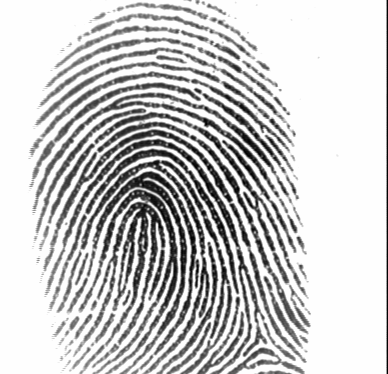
%> input picture lab_1/DB1_102_6.tif, 388 x 374 px
$ octave lab_1_hard.m   (GNU Octave 9; MATLAB toolbox functions it lacks are replaced by stand-ins)
%> lines starting %> are read from the running program, lines starting %| are printed output that depends on the picture; in (x1, y1, x2, y2) boxes, pixels count from 0 and x2, y2 are one past the last pixel; in counts of white or black regions, pixels touching at a corner belong together; the program's own positions count from 1
clear all

A = imread('DB1_102_6.tif');
%> A is the input picture: size 374x388 uint8; min 1, max 254, mean 201.3

filter = fspecial('average', 3);
A_filtered = imfilter(A,filter,'replicate');
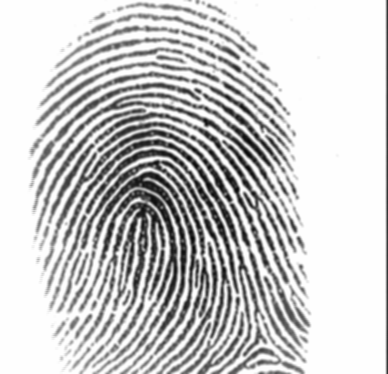
%> A_filtered: size 374x388 uint8; min 4, max 254, mean 201.3

level = graythresh(A);
%> level = 0.659
A_histeq = histeq(A_filtered);
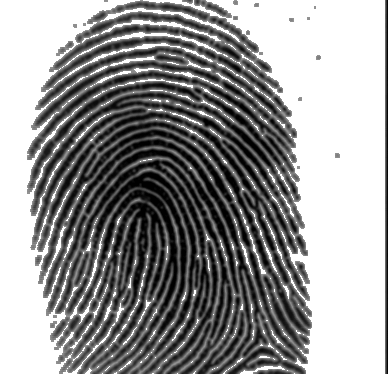
%> A_histeq: size 374x388 uint8; min 0, max 255, mean 148.2
binary = imbinarize(A_filtered,'adaptive','ForegroundPolarity','dark');
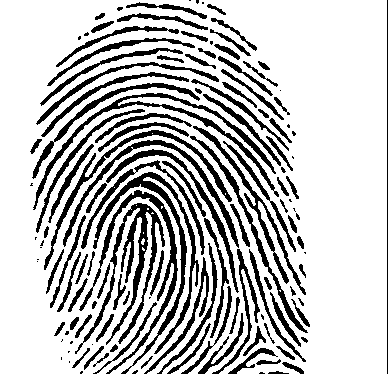
%> binary: size 374x388 logical; 75.9% white; 134 black regions (35 under 20 px), largest, box (x1, y1, x2, y2) and area: (75, 203, 165, 354) 2428, (93, 172, 199, 374) 2420, (33, 93, 279, 210) 2112
binary = imcomplement(binary);
binary_from_histeq = imbinarize(A_histeq, 'adaptive');
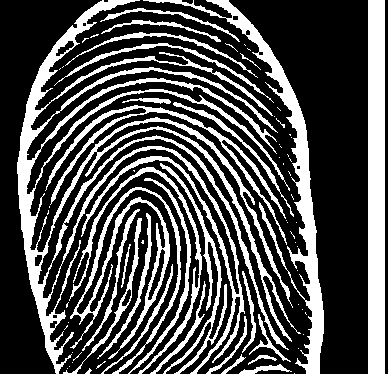
%> binary_from_histeq: size 374x388 logical; 30.7% white; 74 white regions (46 under 20 px), largest, box (x1, y1, x2, y2) and area: (17, 0, 301, 374) 16734, (368, 0, 385, 374) 6358, (143, 0, 324, 374) 5757

subplot(2,3,1);
imshow(A);
title("A")

subplot(2,3,2);
imshow(A_filtered);
title("filtered")

subplot(2,3,3);
imshow(A_histeq);
title("histeq")

subplot(2,3,4);
imshow(binary);
title("binary")

thined = bwmorph(binary, 'thin', Inf);
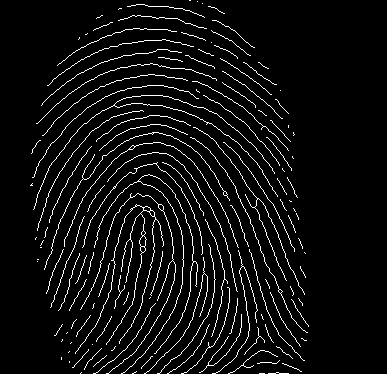
%> thined: size 374x388 logical; 5.8% white in thin lines or dots
thined = bwmorph(thined, 'spur');
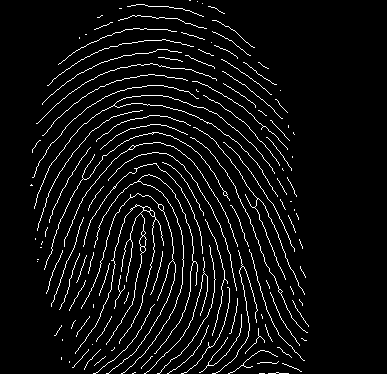
%> thined: size 374x388 logical; 5.8% white in thin lines or dots
thined = bwmorph(thined, 'clean');
%> thined: size 374x388 logical; 5.7% white in thin lines or dots

thined_from_histeq = bwmorph(binary_from_histeq, 'thin', Inf);
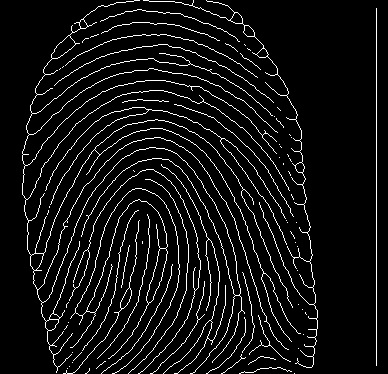
%> thined_from_histeq: size 374x388 logical; 6.6% white in thin lines or dots
thined_from_histeq = bwmorph(binary_from_histeq, 'clean');
thined_from_histeq = bwmorph(binary_from_histeq, 'spur');
%> thined_from_histeq: size 374x388 logical; 30.7% white; 70 white regions (42 under 20 px), largest, box (x1, y1, x2, y2) and area: (17, 0, 301, 374) 16729, (368, 0, 385, 374) 6358, (143, 0, 324, 374) 5754

subplot(2,3,5);
imshow(thined);
title("thined")

subplot(2,3,6);
imshow(thined_from_histeq);
title("thinned from histeq")

$ run again, with lab_1/DB1_102_2.tif copied over lab_1/DB1_102_6.tif
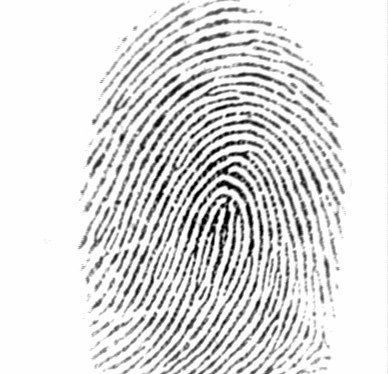
%> input picture lab_1/DB1_102_2.tif, 388 x 374 px
%> A is the input picture: size 374x388 uint8; min 1, max 254, mean 222
%> level = 0.706
%> `binary = imbinarize(A_filtered,'adaptive','ForegroundPolarity','dark');`:
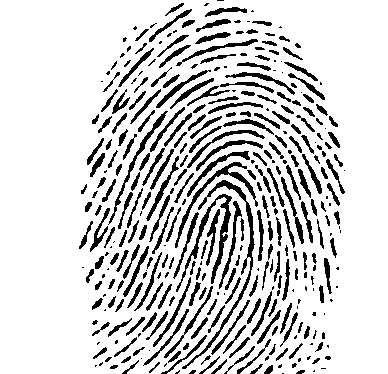
%> binary: size 374x388 logical; 83.3% white; 354 black regions (115 under 20 px), largest, box (x1, y1, x2, y2) and area: (182, 180, 255, 369) 944, (176, 194, 232, 292) 828, (175, 162, 258, 248) 641
%> binary_from_histeq: size 374x388 logical; 28.2% white; 82 white regions (52 under 20 px), largest, box (x1, y1, x2, y2) and area: (67, 0, 360, 374) 27039, (371, 0, 386, 374) 5251, (116, 125, 325, 304) 1274
%> `thined_from_histeq = bwmorph(binary_from_histeq, 'thin', Inf);`:
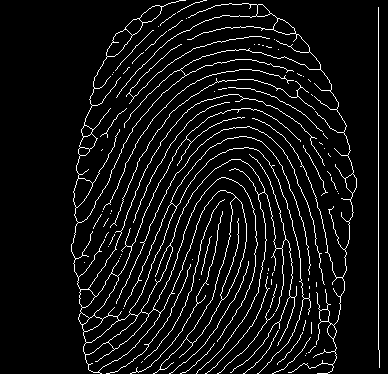
%> thined_from_histeq: size 374x388 logical; 6.7% white in thin lines or dots, all inside (x1, y1, x2, y2) = (71, 0, 380, 374)

$ run again, with lab_1/DB2_103_1.tif copied over lab_1/DB1_102_6.tif
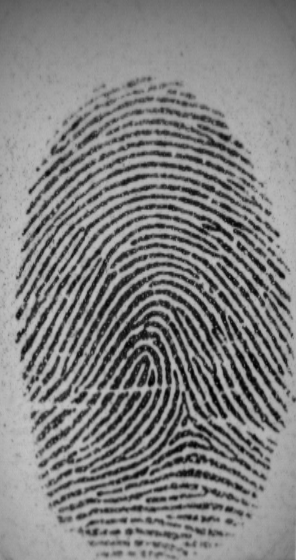
%> input picture lab_1/DB2_103_1.tif, 296 x 560 px
%> A is the input picture: size 560x296 uint8; min 0, max 196, mean 128.9
%> level = 0.431
%> `binary = imbinarize(A_filtered,'adaptive','ForegroundPolarity','dark');`:
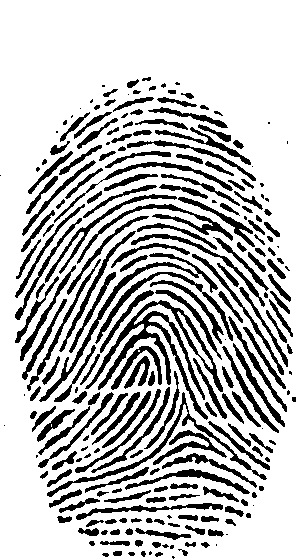
%> binary: size 560x296 logical; 75.5% white; 236 black regions (47 under 20 px), largest, box (x1, y1, x2, y2) and area: (85, 300, 223, 420) 2984, (39, 253, 218, 402) 1349, (47, 392, 267, 497) 1175
%> binary_from_histeq: size 560x296 logical; 31.3% white; 53 white regions (29 under 20 px), largest, box (x1, y1, x2, y2) and area: (5, 55, 296, 560) 44044, (29, 145, 250, 233) 1970, (136, 239, 296, 394) 1447
%> `thined_from_histeq = bwmorph(binary_from_histeq, 'thin', Inf);`:
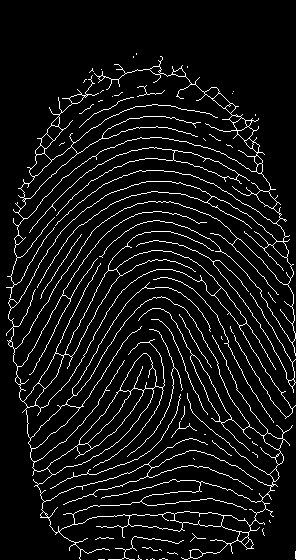
%> thined_from_histeq: size 560x296 logical; 7% white in thin lines or dots, all inside (x1, y1, x2, y2) = (6, 53, 296, 560)

$ run again, with lab_1/DB2_103_2.tif copied over lab_1/DB1_102_6.tif
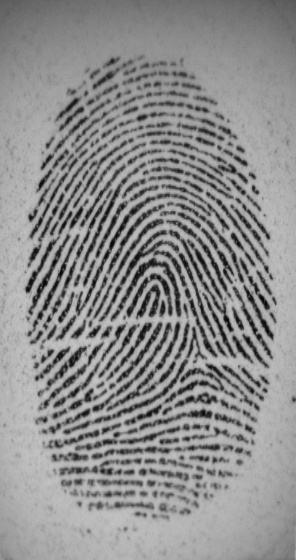
%> input picture lab_1/DB2_103_2.tif, 296 x 560 px
%> A is the input picture: size 560x296 uint8; min 4, max 199, mean 141.9
%> level = 0.478
%> binary_from_histeq: size 560x296 logical; 31.5% white; 67 white regions (53 under 20 px), largest, box (x1, y1, x2, y2) and area: (10, 30, 291, 548) 50717, (111, 331, 173, 404) 396, (45, 157, 68, 202) 219
%> `thined_from_histeq = bwmorph(binary_from_histeq, 'thin', Inf);`:
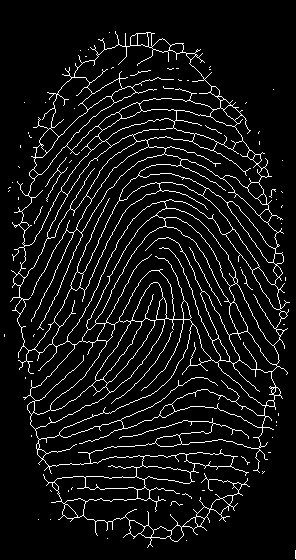
%> thined_from_histeq: size 560x296 logical; 7.1% white in thin lines or dots
